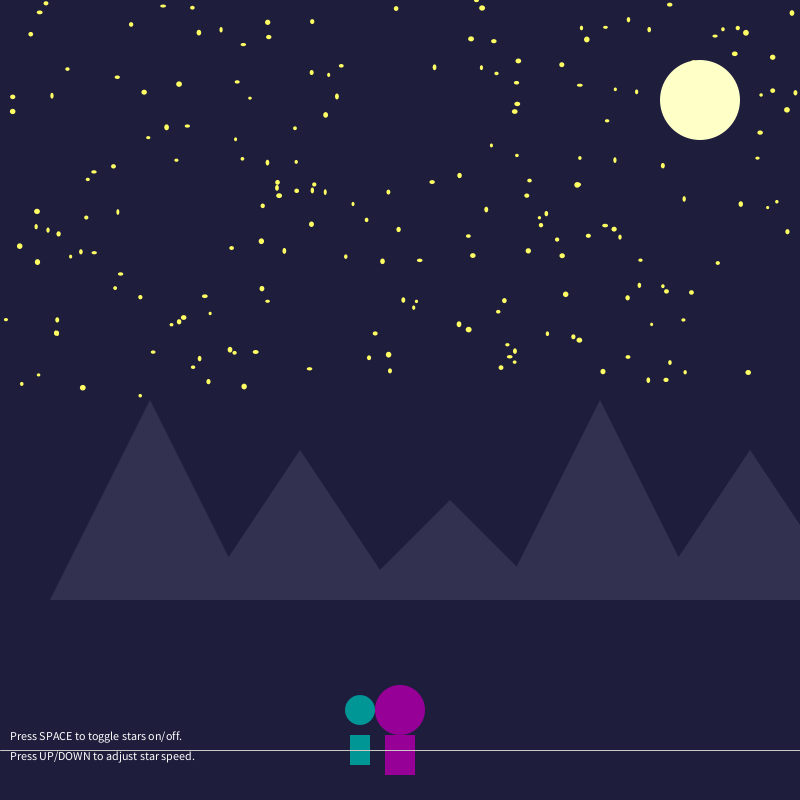
Frame 1 (no input)
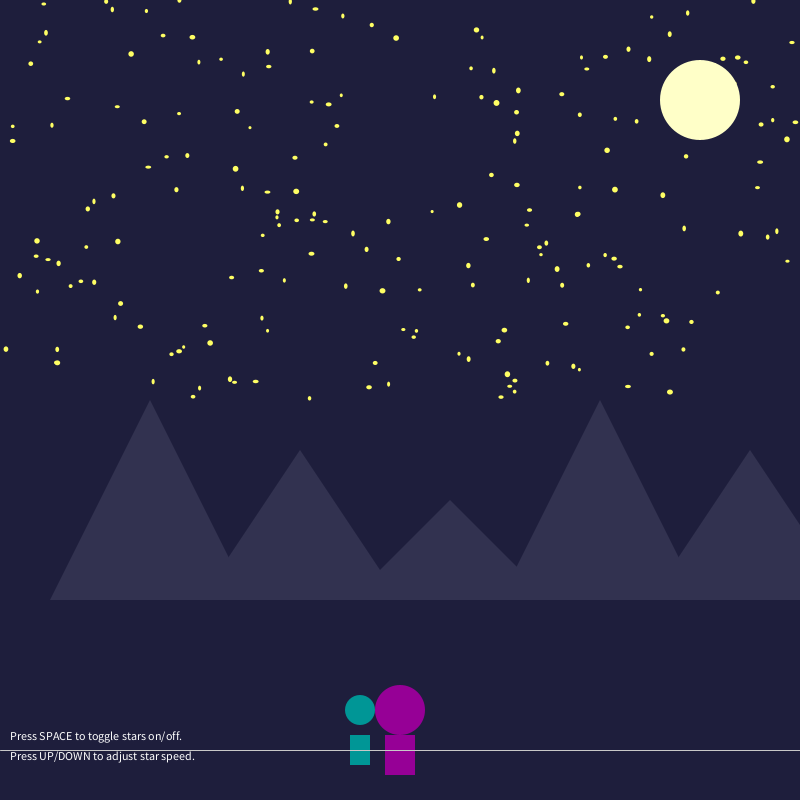
Frame 60 (the mouse pressed at the canvas centre just before this capture)
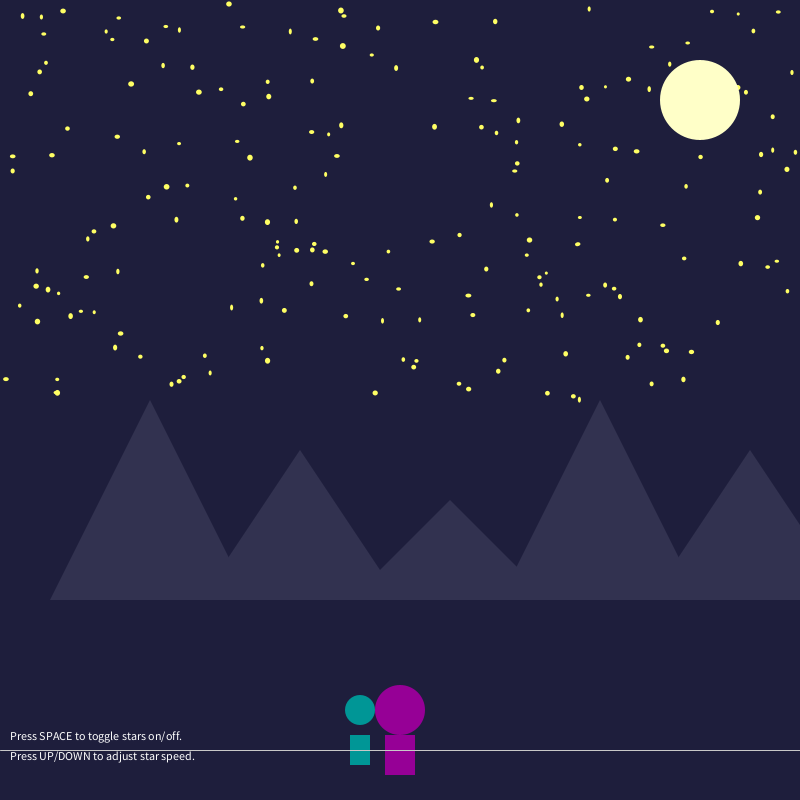
Frame 120 (the mouse held since frame 60 and released just before this capture)

The Processing sketch that drew these frames (run headless with seeded random() and noise(); from frame 60 on, the mouse is pressed at the canvas centre):

// Processing sketch: Muhammad_Nasir
// ── Muhammad_Nasir.pde
// Project: Mother and Child Journey - A hopeful night sky scene

float motherX, childX; // Positions for the mother and child
float[] starX, starY;  // Arrays to store star positions
int numStars = 200;    // Number of stars in the sky
boolean starsVisible = true; // Whether stars should be displayed
float starSpeed = 0.5; // Speed of star movement (falling effect)

void setup() {
  size(800, 800); // Setting up a square canvas
  
  motherX = width / 2;    // Mother starts centered horizontally
  childX = motherX - 40;  // Child starts slightly to the left of the mother

  // Initialize star positions in the top half of the screen
  starX = new float[numStars];
  starY = new float[numStars];
  for (int i = 0; i < numStars; i++) {
    starX[i] = random(width);          // Random X within canvas width
    starY[i] = random(height / 2);     // Random Y in the upper half
  }
}

void draw() {
  background(30, 30, 60); // Night sky: dark blue
  if (starsVisible) drawStars(); // Draw stars only if they're toggled on
  drawMoon();           // Add the moon (top-right corner)
  drawMountainRange();  // Paint mountains at the bottom
  drawMotherAndChild(); // Add figures of the mother and child
  drawPath();           // Add a path to guide the journey
  drawInstructions();   // Display user instructions
}

void drawStars() {
  // Animate the stars
  fill(255, 255, 100); // Stars have a soft yellow glow
  noStroke();
  for (int i = 0; i < numStars; i++) {
    ellipse(starX[i], starY[i], random(3, 6), random(3, 6)); // Stars vary in size
    starY[i] += starSpeed; // Move stars downward at the current speed
    
    // Reset stars when they "fall" past a certain point
    if (starY[i] > height / 2) { 
      starY[i] = 0;                 // Reset to top
      starX[i] = random(width);     // Randomize X for a natural look
    }
  }
}

void drawMoon() {
  // Simple moon in the top-right corner
  fill(255, 255, 200); // Pale yellow moon
  ellipse(width - 100, 100, 80, 80); // Slightly off-center moon
}

void drawMountainRange() {
  // Paint mountains using triangles
  fill(50, 50, 80); // Dark grayish-blue
  noStroke();
  
  // Multiple different mountains to create a horiuzon effect
  triangle(50, height - 200, 150, height - 400, 250, height - 200);
  triangle(200, height - 200, 300, height - 350, 400, height - 200);
  triangle(350, height - 200, 450, height - 300, 550, height - 200);
  triangle(500, height - 200, 600, height - 400, 700, height - 200);
  triangle(650, height - 200, 750, height - 350, 850, height - 200);
}

void drawPath() {
  // Draw a horizontal line representing the path
  stroke(200); // Soft gray
  line(0, height - 50, width, height - 50);
}

void drawMotherAndChild() {
  // Draw the mother figure
  fill(150, 0, 150); // Purple
  ellipse(motherX, height - 90, 50, 50);  // Head
  rect(motherX - 15, height - 65, 30, 40); // Body
  
  // Draw the child figure
  fill(0, 150, 150); // Cyan
  ellipse(childX, height - 90, 30, 30);  // Head
  rect(childX - 10, height - 65, 20, 30); // Body
}

void drawInstructions() {
  // Display text instructions for interaction
  fill(255); // White text
  textSize(12);
  text("Press SPACE to toggle stars on/off.", 10, height - 60); // Stars visibility
  text("Press UP/DOWN to adjust star speed.", 10, height - 40); // Control speed
}

void keyPressed() {
  // Handle key interactions
  if (key == ' ') starsVisible = !starsVisible; // SPACE toggles star visibility
  if (keyCode == UP) starSpeed = min(5, starSpeed + 0.1);    // Increase speed
  if (keyCode == DOWN) starSpeed = max(0.1, starSpeed - 0.1); // Decrease speed
}
